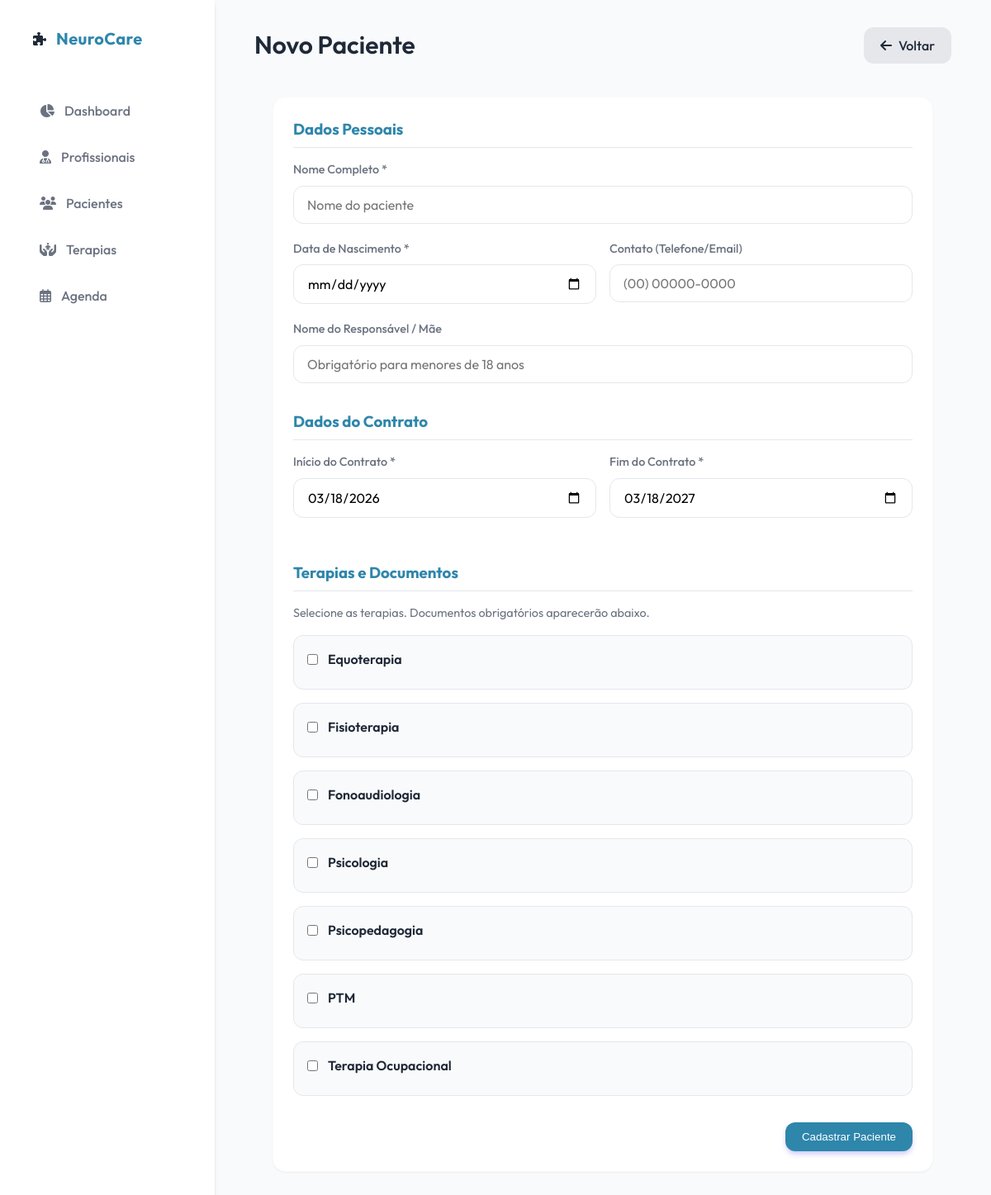
Page /public/index.php?page=patients_new on the committed database.
### tables this page shows
CREATE TABLE IF NOT EXISTS `therapies` (
  `id`                       int          NOT NULL AUTO_INCREMENT,
  `name`                     varchar(100) NOT NULL,
  `default_duration_minutes` int          DEFAULT '60',
  `branch_id`                int          DEFAULT '1',
  `color`                    varchar(7)   DEFAULT '#3B82F6',
  PRIMARY KEY (`id`),
  KEY `idx_branch` (`branch_id`),
  CONSTRAINT `therapies_fk_branch` FOREIGN KEY (`branch_id`) REFERENCES `branches` (`id`) ON DELETE SET NULL
);

### src/Database.php (called while the page is built)
<?php
class Database {
    private static $instance = null;
    private $pdo;
    private function __construct() {
        $config = require __DIR__ . '/../config/config.php';
        $dsn = "mysql:host={$config['db_host']};dbname={$config['db_name']};charset={$config['db_charset']}";
        $options = [
            PDO::ATTR_ERRMODE => PDO::ERRMODE_EXCEPTION,
            PDO::ATTR_DEFAULT_FETCH_MODE => PDO::FETCH_ASSOC,
            PDO::ATTR_EMULATE_PREPARES => false,
        ];
        try {
            $this->pdo = new PDO($dsn, $config['db_user'], $config['db_pass'], $options);
        } catch (\PDOException $e) {
            if ($e->getCode() == 1049) {
                die("Database '{$config['db_name']}' not found. Please run the database.sql script.");
            }
            throw new \PDOException($e->getMessage(), (int)$e->getCode());
        }
    }
    public static function getInstance() {
        if (self::$instance === null) {
            self::$instance = new self();
        }
        return self::$instance;
    }
    public function getConnection() {
        return $this->pdo;
    }
}

### config/config.php (called while the page is built, shortened)
<?php
$serverName = $_SERVER['SERVER_NAME'] ?? 'localhost';
$isLocal = ($serverName === 'localhost' || $serverName === '127.0.0.1');
if ($isLocal) {
    return [
        'db_host' => 'localhost',
        'db_name' => 'clinic_db',
        'db_user' => 'root',
        'db_pass' => 'm@P599152',
        'db_charset' => 'utf8mb4'
    ];
}

### src/Controllers/TherapyController.php (called while the page is built, shortened)
<?php
require_once __DIR__ . '/../Database.php';
class TherapyController {
    private $pdo;
    public function __construct() {
        $this->pdo = Database::getInstance()->getConnection();
    }
    public function getAll() {
        $branchId = $_SESSION['branch_id'] ?? null;
        $sql = "SELECT t.*, COUNT(pt.professional_id) as professional_count
                FROM therapies t
                LEFT JOIN professional_therapies pt ON t.id = pt.therapy_id
                WHERE t.branch_id = ? OR ? IS NULL
                GROUP BY t.id
                ORDER BY t.name ASC";
        $stmt = $this->pdo->prepare($sql);
        $stmt->execute([$branchId, $branchId]);
        return $stmt->fetchAll();
    }
}

### templates/patients/form.php (the view, shortened to what this page needs)
<?php
require_once __DIR__ . '/../../src/Controllers/TherapyController.php';
$therapyController = new TherapyController();
$therapies = $therapyController->getAll();
$id = $_GET['id'] ?? null;
$patient = null;
?>
<header>
    <h1><?= $id ? 'Editar Dados do Paciente' : 'Novo Paciente' ?></h1>
    <a href="?page=patients" class="btn" style="background: #e5e7eb; color: var(--text-primary);">
        <i class="fa-solid fa-arrow-left"></i> Voltar
    </a>
</header>
<div class="card" style="max-width: 800px; margin: 0 auto;">
    <form method="POST" id="patientForm" enctype="multipart/form-data" autocomplete="off">
        <h3 style="color: var(--primary-color); margin-bottom: 1rem; border-bottom: 1px solid #E5E7EB; padding-bottom: 0.5rem;">Dados Pessoais</h3>
        <div class="form-group">
            <label for="name">Nome Completo *</label>
            <input type="text" id="name" name="name" required placeholder="Nome do paciente" value="<?= $patient ? htmlspecialchars($patient['name']) : '' ?>" autocomplete="new-password">
        </div>
        <div style="display: grid; grid-template-columns: 1fr 1fr; gap: 1rem;">
            <div class="form-group">
                <label for="dob">Data de Nascimento *</label>
                <input type="date" id="dob" name="dob" required value="<?= $patient ? $patient['dob'] : '' ?>" onchange="checkAge()" autocomplete="new-password">
            </div>
            <div class="form-group">
                <label for="contact_info">Contato (Telefone/Email)</label>
                <input type="text" id="contact_info" name="contact_info" placeholder="(00) 00000-0000" value="<?= $patient ? htmlspecialchars($patient['contact_info']) : '' ?>">
            </div>
        </div>
        <div class="form-group">
            <label for="guardian_name">Nome do Responsável / Mãe</label>
            <input type="text" id="guardian_name" name="guardian_name" placeholder="Obrigatório para menores de 18 anos" value="<?= $patient ? htmlspecialchars($patient['guardian_name']) : '' ?>">
        </div>
        <?php if (!$id):  ?>
            <div style="margin-top: 2rem;">
                <h3 style="color: var(--primary-color); margin-bottom: 1rem; border-bottom: 1px solid #E5E7EB; padding-bottom: 0.5rem;">Dados do Contrato</h3>
                <div style="display: grid; grid-template-columns: 1fr 1fr; gap: 1rem;">
                    <div class="form-group">
                        <label for="start_date">Início do Contrato *</label>
                        <input type="date" id="start_date" name="start_date" required value="<?= date('Y-m-d') ?>">
                    </div>
                    <div class="form-group">
                        <label for="end_date">Fim do Contrato *</label>
                        <input type="date" id="end_date" name="end_date" required value="<?= date('Y-m-d', strtotime('+1 year')) ?>">
                    </div>
                </div>
            </div>
            <div style="margin-top: 2rem;">
                <h3 style="color: var(--primary-color); margin-bottom: 1rem; border-bottom: 1px solid #E5E7EB; padding-bottom: 0.5rem;">Terapias e Documentos</h3>
                <p style="color: var(--text-secondary); font-size: 0.9rem; margin-bottom: 1rem;">Selecione as terapias. Documentos obrigatórios aparecerão abaixo.</p>
                <?php foreach ($therapies as $therapy): ?>
                    <div style="background: #F9FAFB; border: 1px solid #E5E7EB; border-radius: var(--radius-md); padding: 1rem; margin-bottom: 1rem;">
                        <div style="display: flex; align-items: center; margin-bottom: 0.5rem;">
                            <input type="checkbox" id="therapy_<?= $therapy['id'] ?>" name="therapy_<?= $therapy['id'] ?>" value="1" onchange="toggleTherapyFields(<?= $therapy['id'] ?>)" style="width: auto; margin-right: 0.75rem;">
                            <label for="therapy_<?= $therapy['id'] ?>" style="margin: 0; font-weight: 600; font-size: 1rem; color: var(--text-primary); cursor: pointer;"><?= htmlspecialchars($therapy['name']) ?></label>
                        </div>
                    </div>
                <?php endforeach; ?>
            </div>
        <?php else: ?>
            <div style="margin-top: 2rem; background: #FFF7ED; color: #9A3412; padding: 1rem; border-radius: var(--radius-md);">
                <i class="fa-solid fa-circle-info"></i> <strong>Nota:</strong> Para editar Contratos, Terapias e PEI, utilize a página de perfil do paciente.
            </div>
        <?php endif; ?>
        <div style="margin-top: 2rem; text-align: right;">
            <button type="submit" class="btn btn-primary">
                <?= $id ? 'Salvar Alterações' : 'Cadastrar Paciente' ?>
            </button>
        </div>
    </form>
</div>

### public/assets/css/style.css (style rules this page uses)
:root { --primary-color: #2E86AB; --primary-light: #56B4D3; --secondary-color: #A2D729; --secondary-light: #C4E572; --background-color: #F8FAFC; --surface-color: #FFFFFF; --text-primary: #1F2937; --text-secondary: #6B7280; --danger-color: #EF4444; --glass-bg: rgba(255, 255, 255, 0.95); --glass-border: 1px solid rgba(255, 255, 255, 0.2); --shadow-sm: 0 1px 2px 0 rgba(0, 0, 0, 0.05); --shadow-md: 0 4px 6px -1px rgba(0, 0, 0, 0.1), 0 2px 4px -1px rgba(0, 0, 0, 0.06); --shadow-lg: 0 10px 15px -3px rgba(0, 0, 0, 0.1), 0 4px 6px -2px rgba(0, 0, 0, 0.05); --radius-md: 12px; --radius-lg: 16px; }
* { box-sizing: border-box; margin: 0; padding: 0; }
body { font-family: 'Outfit', sans-serif; background-color: var(--background-color); color: var(--text-primary); line-height: 1.5; height: 100vh; display: flex; }
header { margin-bottom: 2.5rem; display: flex; justify-content: space-between; align-items: center; }
header h1 { font-size: 1.875rem; font-weight: 600; color: var(--text-primary); }
.card { background: var(--surface-color); border-radius: var(--radius-lg); padding: 1.5rem; box-shadow: var(--shadow-sm); border: 1px solid rgba(0, 0, 0, 0.02); transition: transform 0.2s ease, box-shadow 0.2s ease; }
.btn { display: inline-flex; align-items: center; justify-content: center; padding: 0.625rem 1.25rem; border-radius: var(--radius-md); font-weight: 500; text-decoration: none; cursor: pointer; border: none; transition: all 0.2s; }
.btn-primary { background-color: var(--primary-color); color: white; box-shadow: 0 4px 6px -1px rgba(79, 70, 229, 0.3); }
.btn i { margin-right: 0.5rem; }
.form-group { margin-bottom: 1.25rem; }
label { display: block; margin-bottom: 0.5rem; font-weight: 500; color: var(--text-secondary); font-size: 0.9rem; }
input, select, textarea { width: 100%; padding: 0.75rem 1rem; border: 1px solid #E5E7EB; border-radius: var(--radius-md); font-family: inherit; font-size: 1rem; transition: border-color 0.2s, box-shadow 0.2s; }

### rows in the picture
therapies: name "Equoterapia"
therapies: name "Fisioterapia"
therapies: name "Fonoaudiologia"
therapies: name "Psicologia"
therapies: name "Psicopedagogia"
therapies: name "PTM"
therapies: name "Terapia Ocupacional"
